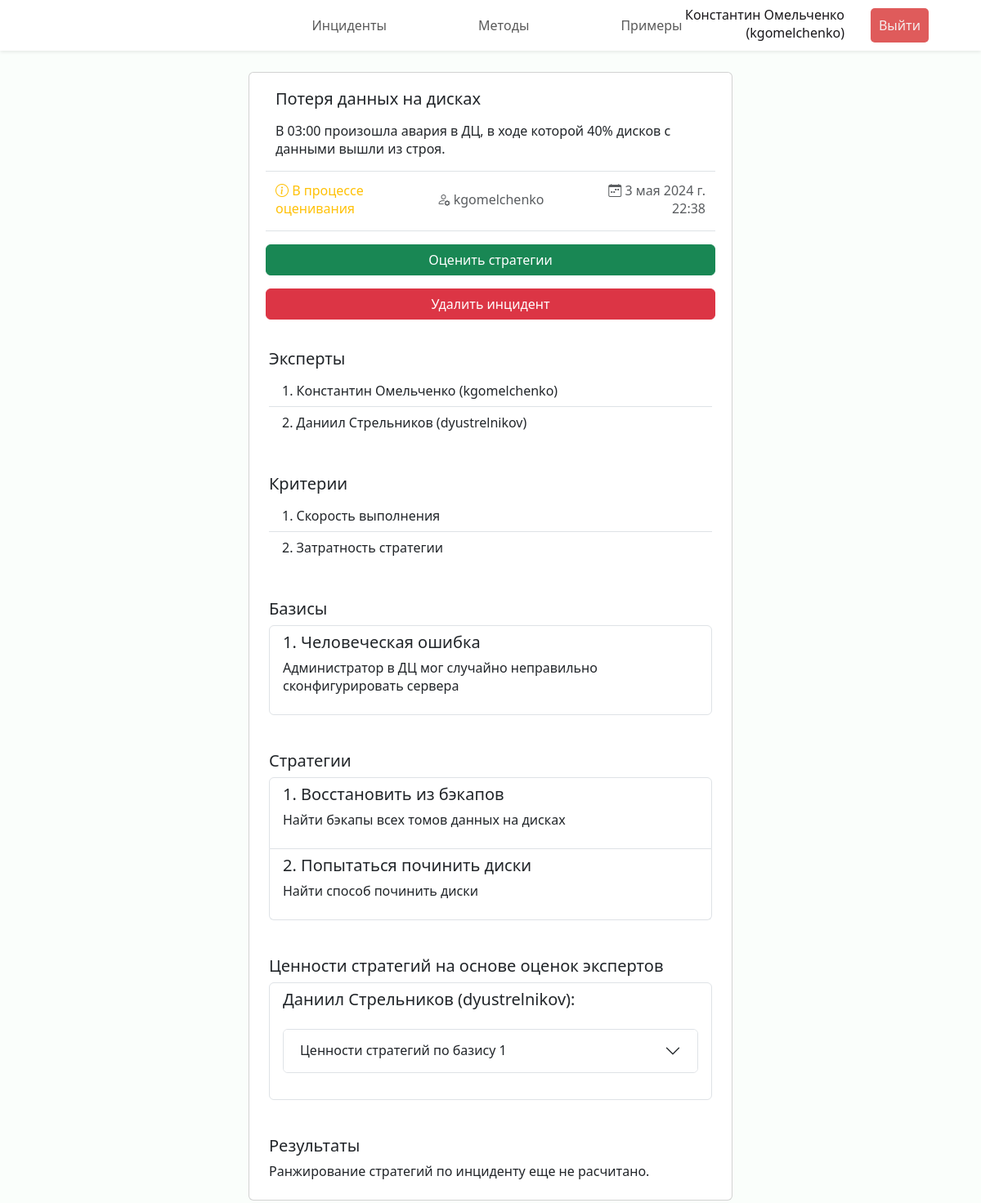
The app's page /incident/9 (signed in) with its own data.
### incidents/models.py (models this page shows, shortened)
class Incident(models.Model):
    name = models.CharField("Название", max_length=100)
    description = models.TextField("Описание")
    created_at = models.DateTimeField("Создан")
    results = models.JSONField("Результаты", null=True, blank=True)
    creator = models.ForeignKey(Expert, verbose_name="Инициатор", on_delete=models.CASCADE,
                                related_name="authored_incidents")
    status = models.ForeignKey(Status, verbose_name="Статус", on_delete=models.CASCADE)
    criteries = models.ManyToManyField(Criteria, through="IncidentCriteria")
    experts = models.ManyToManyField(Expert, through="IncidentExpert")
    class Meta:
        verbose_name = "Инцидент"
        verbose_name_plural = "Инциденты"

class Status(models.Model):
    name = models.CharField("Наименование", max_length=100)
    def __str__(self) -> str:
        return self.name
    class Meta:
        verbose_name = "Статус"
        verbose_name_plural = "Статусы"

class Expert(models.Model):
    user = models.OneToOneField(User, verbose_name="Пользователь", on_delete=models.CASCADE)
    def __str__(self) -> str:
        return self.user.get_full_name() + f" ({self.user.get_username()})"
    class Meta:
        verbose_name = "Эксперт"
        verbose_name_plural = "Эксперты"

class IncidentExpert(models.Model):
    incident = models.ForeignKey(Incident, verbose_name="Инцидент", on_delete=models.CASCADE)
    expert = models.ForeignKey(Expert, verbose_name="Эксперт", on_delete=models.CASCADE)
    number = models.PositiveSmallIntegerField("Номер")
    scores = models.JSONField("Оценки", null=True, blank=True)
    class Meta:
        verbose_name = "Эксперт по инциденту"
        verbose_name_plural = "Эксперты по инциденту"
        unique_together = ('incident', 'expert',)

class IncidentCriteria(models.Model):
    incident = models.ForeignKey(Incident, verbose_name="Инцидент", on_delete=models.CASCADE)
    criteria = models.ForeignKey(Criteria, verbose_name="Критерий", on_delete=models.CASCADE)
    number = models.PositiveSmallIntegerField("Номер")
    class Meta:
        verbose_name = "Критерий ранжирования инцидента"
        verbose_name_plural = "Критерии ранжирования инцидента"
        unique_together = ('incident', 'criteria',)

class Criteria(models.Model):
    description = models.CharField("Описание", max_length=200)
    def __str__(self) -> str:
        return self.description
    class Meta:
        verbose_name = "Критерий ранжирования"
        verbose_name_plural = "Критерии ранжирования"

class Basis(models.Model):
    incident = models.ForeignKey(Incident, verbose_name="Инцидент", on_delete=models.CASCADE)
    name = models.CharField("Название", max_length=100)
    description = models.TextField("Описание")
    number = models.PositiveSmallIntegerField("Номер")
    class Meta:
        verbose_name = "Базис инцидента"
        verbose_name_plural = "Базисы инцидента"
        unique_together = ('incident', 'name',)

class Strategy(models.Model):
    incident = models.ForeignKey(Incident, verbose_name="Инцидент", on_delete=models.CASCADE)
    name = models.CharField("Название", max_length=100)
    description = models.TextField("Описание")
    number = models.PositiveSmallIntegerField("Номер")
    class Meta:
        verbose_name = "Стратегия устранения инцидента"
        verbose_name_plural = "Стратегии устранения инцидента"
        unique_together = ('incident', 'name',)

### incidents/views.py (the view)
# urls.py: path("incident/<int:incident_id>", views.incident, name="incident"),
@login_required(login_url='login')
def incident(request, incident_id):
    if request.method == 'GET':
        try:
            incident = Incident.objects.get(id=incident_id)
        except Incident.DoesNotExist:
            raise Http404("Инцидент не существует")
        try:
            expert = Expert.objects.get(user=request.user)
        except Expert.DoesNotExist:
            raise Http404("Эксперт не существует")
        experts_with_scores = IncidentExpert.objects.filter(incident=incident,
                                                            scores__isnull=False)
        incident_expert = IncidentExpert.objects.filter(incident=incident,
                                                        expert=expert).first()
        results = prepare_results(incident)
        solution_form = SolutionForm(choices=incident.strategy_set.all())
        return render(request, "incidents/incident.html", {
            'incident': incident,
            'incident_expert': incident_expert,
            'is_active': (incident.status.name not in ('Решен', 'Отклонен')),
            'solution_form': solution_form,
            'experts_with_scores': experts_with_scores,
            'results': results})

### incidents/utils/prepare_data.py (called while the page is built, shortened)
def prepare_results(incident):
    if incident.results == None:
        return {}

### incidents/templates/incidents/incident.html (shortened to what this page needs)
{% extends 'incidents/base.html' %}
{% load static %}
{% block header %}
<header class="header fixed-top shadow-sm d-flex">
    <nav class="navbar navbar-expand-lg w-100">
        <div class="collapse navbar-collapse justify-content-center" id="navbarNav">
        <ul class="navbar-nav py-1">
            <li class="nav-item px-5"><a class="nav-link" href="{% url 'incidents' %}">Инциденты</a></li>
            <li class="nav-item px-5"><a class="nav-link" href="{% url 'methods' %}">Методы</a></li>
            <li class="nav-item px-5"><a class="nav-link" href="{% url 'examples' %}">Примеры</a></li>
        </ul>
        </div>
        <ul class="navbar-nav position-fixed end-0 me-5 align-items-center">
            <li class="nav-item px-3 text-end mb-1">
                <div class="fullname">{{ request.user.get_full_name }}</div>
                <div class="username">({{ request.user.get_username }})</div>
            </li>
            <li class="nav-item px-3">
                <form action="{% url 'logout' %}" method="POST">
                    <button class="logout-btn" type="submit">Выйти</button>
                </form>
            </li>
          </ul>
    </nav>
</header>
{% endblock %}
{% block content %}
<div class="cards d-flex p-2 flex-column align-items-center">
    <div class="col-lg-6 col-xxl-5 card mb-3">
        <div class="card-body mx-3 my-1">
          <h5 class="card-title">{{ incident.name }}</h5>
          <p class="card-text">{{ incident.description|linebreaks }}</p>
          <div class="row justify-content-between align-items-center py-3 border-top border-bottom">
            <p class="col card-subtitle text-warning"><i class="bi bi-info-circle"></i> {{ incident.status }}</p>
            <p class="col card-subtitle text-center text-muted"><i class="bi bi-person-gear"></i> {{ incident.creator.user.get_username }}</p>
            <p class="col card-subtitle text-muted text-end"><i class="bi bi-calendar-week"></i> {{ incident.created_at }}</p>
          </div>
          {% if incident_expert and is_active %}
            <div class="row justify-content-between align-items-center pt-3">
              <a href="{% url 'incident_assess' incident.id %}" class="col btn btn-success">Оценить стратегии</a>
            </div>
          {% endif %}
          {% if request.user == incident.creator.user %}
            <form class="row justify-content-between align-items-center pt-3" action="{% url 'incident_delete' incident.id %}" method="POST">
              <button class="col btn btn-danger" type="submit">Удалить инцидент</button>
            </form>
          {% endif %}
        </div>
        <div class="card-body mx-2 mb-1">
            <h5 class="card-title">Эксперты</h5>
            <ul class="list-group list-group-flush">
                {% for expert in incident.incidentexpert_set.all %}
                <li class="list-group-item">{{ forloop.counter }}. {{ expert.expert }}</li>
                {% endfor %}
            </ul>
        </div>
        <div class="card-body m-2 mb-1">
            <h5 class="card-title">Критерии</h5>
            <ul class="list-group list-group-flush">
                {% for criteria in incident.incidentcriteria_set.all %}
                <li class="list-group-item">{{ forloop.counter }}. {{ criteria.criteria }}</li>
                {% endfor %}
            </ul>
        </div>
        <div class="card-body m-2 mb-1">
            <h5 class="card-title">Базисы</h5>
            <div class="list-group">
                {% for basis in incident.basis_set.all %}
                <a class="list-group-item flex-column align-items-start">
                  <div class="d-flex w-100 justify-content-between">
                    <h5 class="mb-1">{{ forloop.counter }}. {{ basis.name }}</h5>
                  </div>
                  <p class="mb-1">{{ basis.description|linebreaks }}</p>
                </a>
                {% endfor %}
            </div>
        </div>
        <div class="card-body m-2 mb-1">
            <h5 class="card-title">Стратегии</h5>
            <div class="list-group">
                {% for strategy in incident.strategy_set.all %}
                <a class="list-group-item flex-column align-items-start">
                  <div class="d-flex w-100 justify-content-between">
                    <h5 class="mb-1">{{ forloop.counter }}. {{ strategy.name }}</h5>
                  </div>
                  <p class="mb-1">{{ strategy.description|linebreaks }}</p>
                </a>
                {% endfor %}
            </div>
        </div>
        <div class="card-body m-2 mb-1">
          <h5 class="card-title">Ценности стратегий на основе оценок экспертов</h5>
          {% if not experts_with_scores %}
            <p class="card-text">Ни один эксперт не предоставил своих оценок по инциденту.</p>
          {% else %}
            <div class="list-group">
              {% for expert in experts_with_scores %}
                <div class="list-group-item flex-column align-items-start">
                  <h5 class="mb-1">{{ expert.expert.user.get_full_name }} ({{ expert.expert.user.get_username }}):</h5>
                  <div class="accordion my-4" id="accordion{{ forloop.counter }}">
                    {% for bk, bv in expert.scores.V.items %}
                      <div class="accordion-item">
                        <h2 class="accordion-header">
                          <button class="accordion-button collapsed" type="button" data-bs-toggle="collapse" data-bs-target="#e{{ forloop.parentloop.counter }}-collapse{{ forloop.counter }}" aria-expanded="true" aria-controls="e{{ forloop.parentloop.counter }}-collapse{{ forloop.counter }}">
                            Ценности стратегий по базису {{ forloop.counter }}
                          </button>
                        </h2>
                      </div>
                    {% endfor %}
                  </div>
                </div>
              {% endfor %}
            </div>
          {% endif %}
        </div>
        <div class="card-body m-2">
          <h5 class="card-title">Результаты</h5>
          {% if not incident.results %}
          <p class="card-text">Ранжирование стратегий по инциденту еще не расчитано.</p>
          {% endif %}
        </div>
      </div>
</div>
{% endblock %}

### incidents/static/incidents/css/style.css (style rules this page uses)
:root { --font-family: "Segoe UI", Roboto, "Helvetica Neue", Arial, sans-serif; }
* { box-sizing: border-box; padding: 0; margin: 0; }
body { margin: 5rem 0 0 0; font-family: var(--font-family); font-weight: 400; line-height: normal; background-color: rgb(250, 254, 251); color: #19171a; overflow: overlay; width: 100%; }
.header { background: rgb(255, 255, 255); }
.logout-btn { padding: 10px; background-color: #df5b5b; color: #f5efef; text-decoration: none; border-radius: 5px; border-width: 0; }

### records on screen
Incident: name "Потеря данных на дисках", description "В 03:00 произошла авария в ДЦ, в ходе которой 40% дисков с данными вышли из строя.", status "В процессе оценивания", creator.user.get_username "kgomelchenko", created_at "3 мая 2024 г. 22:38"
IncidentExpert: expert "Константин Омельченко (kgomelchenko)"
IncidentExpert: expert "Даниил Стрельников (dyustrelnikov)", expert.user.get_full_name "Даниил Стрельников", expert.user.get_username "dyustrelnikov"
IncidentCriteria: criteria "Скорость выполнения"
IncidentCriteria: criteria "Затратность стратегии"
Basis: name "Человеческая ошибка", description "Администратор в ДЦ мог случайно неправильно сконфигурировать сервера"
Strategy: name "Восстановить из бэкапов", description "Найти бэкапы всех томов данных на дисках"
Strategy: name "Попытаться починить диски", description "Найти способ починить диски"

### other values on screen
{{ request.user.get_full_name }} "Константин Омельченко"
{{ request.user.get_username }} "kgomelchenko"
